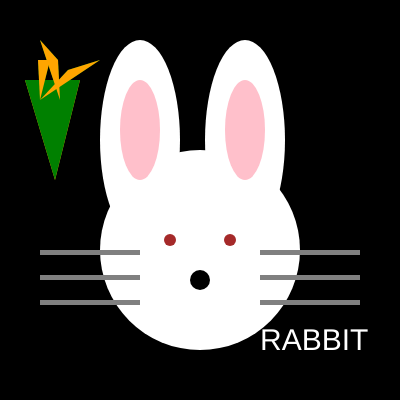
Frame 1 (no input)
Frame 60 (no input): identical to frame 1, image omitted
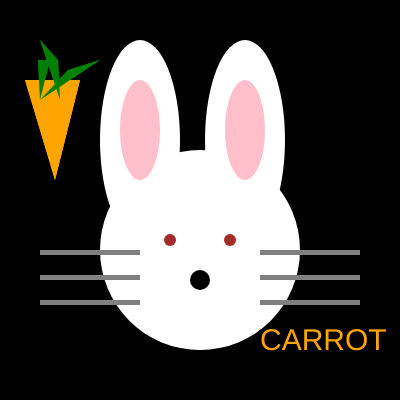
Frame 120 (the mouse pressed at the canvas centre since frame 60)

The p5.js sketch that drew these frames (run headless with seeded random() and noise() and a simulated clock; from frame 60 on, the mouse is pressed at the canvas centre):

// p5.js sketch
// ── sketch.js
function setup() {
  createCanvas(400, 400);
}

function draw() {

 background("black");//
  noStroke();

fill('250')
 ellipse(200,250,200,200)
ellipse(140,140,80,200)
ellipse(245,140,80,200)
fill('pink')
ellipse(140,130,40,100)
ellipse(245,130,40,100)
  fill('grey')
 rect(260, 300, 100, 5)
 rect(260, 250, 100, 5)
 rect(260, 275, 100, 5)
 rect(40, 250, 100, 5)
rect(40, 300, 100, 5)
rect(40, 275, 100, 5)
fill('black')
 ellipse(200,280,20,20)
  fill('brown')
 ellipse(230,240,12,12)
 ellipse(170,240,12,12)
  fill('orange')
 triangle(55, 180, 80, 80, 25, 80)
  fill('green')
triangle(40, 100, 68, 70, 100, 60)
triangle(40, 100, 38, 60, 50, 60)
triangle(40,40, 58, 60, 60, 100)
if (mouseIsPressed) {

    // stuff that shows when the mouse is pressed
fill('orange')
 triangle(55, 180, 80, 80, 25, 80)
  fill('green')
triangle(40, 100, 68, 70, 100, 60)
triangle(40, 100, 38, 60, 50, 60)
triangle(40,40, 58, 60, 60, 100);
fill('orange')
    text("CARROT", 260, 350);


  } else {

    // when the mouse isn't pressed!

  fill('green')
 triangle(55, 180, 80, 80, 25, 80)
  fill('orange')
triangle(40, 100, 68, 70, 100, 60)
triangle(40, 100, 38, 60, 50, 60)
triangle(40,40, 58, 60, 60, 100) ;
fill('white')
    textSize(30);

    text("RABBIT", 260, 350);
}}
